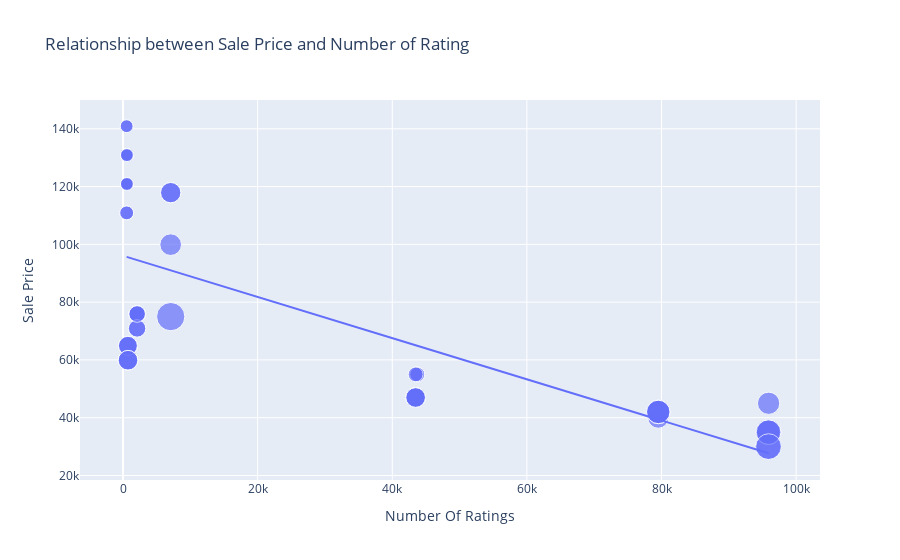

Source (notebook cell):
### Code cell
figure = px.scatter(data_frame = data,
                    x ='Number Of Ratings' ,
                    y = 'Sale Price' , 
                    size='Discount Percentage',
                    trendline='ols', 
                    title='Relationship between Sale Price and Number of Rating')
figure.show()

### Figure 1 — Plotly figure (JSON) as saved in the notebook; plotly's stock layout.template omitted (floating-point values rounded to 4 significant figures)
{"data": [{"hovertemplate": "Number Of Ratings=%{x}<br>Sale Price=%{y}<br>Discount Percentage=%{marker.size}<extra></extra>", "legendgroup": "", "marker": {"color": "#636efa", "size": [0, 0, 0, 0, 0, 0, 0, 0, 0, 20, 16, 20, 20, 20, 0, 0, 0, 0, 29, 15, 0, 15, 17, 18, 6, 6, 13, 6, 14, 10, 7, 6, 6, 13, 13, 10, 10, 6, 14, 6, 10, 6, 11, 11, 10, 14, 7, 6, 6, 6, 8, 8, 24, 22, 22, 22, 8, 24, 14, 14, 14, 14], "sizemode": "area", "sizeref": 0.0725, "symbol": "circle"}, "mode": "markers", "name": "", "orientation": "v", "showlegend": false, "type": "scatter", "x": [3431, 3431, 3431, 11202, 11202, 3431, 3431, 11202, 1454, 79512, 79512, 79582, 79512, 79512, 1078, 1078, 1078, 1078, 7088, 7088, 1078, 7088, 7081, 95909, 542, 580, 740, 545, 740, 2101, 545, 580, 580, 730, 730, 2101, 2101, 580, 740, 580, 2092, 545, 2101, 2092, 2101, 740, 545, 580, 580, 580, 43707, 43707, 95807, 95909, 95807, 95909, 43470, 95909, 43470, 43470, 43470, 43470], "xaxis": "x", "y": [49900, 84900, 84900, 77000, 77000, 49900, 49900, 77000, 89900, 41999, 39999, 41999, 41999, 41999, 131900, 117100, 131900, 117100, 74999, 117900, 117100, 117900, 99900, 44999, 140900, 130900, 64900, 120900, 59900, 75900, 110900, 130900, 120900, 64900, 64900, 75900, 75900, 120900, 59900, 120900, 75900, 140900, 70900, 70900, 75900, 59900, 110900, 120900, 130900, 130900, 54999, 54999, 29999, 34999, 34999, 34999, 54999, 29999, 46999, 46999, 46999, 46999], "yaxis": "y"}, {"hovertemplate": "<b>OLS trendline</b><br>Sale Price = -0.712783 * Number Of Ratings + 96054.8<br>R<sup>2</sup>=0.492139<br><br>Number Of Ratings=%{x}<br>Sale Price=%{y} <b>(trend)</b><extra></extra>", "legendgroup": "", "marker": {"color": "#636efa", "symbol": "circle"}, "mode": "lines", "name": "", "showlegend": false, "type": "scatter", "x": [542, 545, 545, 545, 545, 580, 580, 580, 580, 580, 580, 580, 580, 730, 730, 740, 740, 740, 740, 1078, 1078, 1078, 1078, 1078, 1454, 2092, 2092, 2101, 2101, 2101, 2101, 2101, 3431, 3431, 3431, 3431, 3431, 7081, 7088, 7088, 7088, 11202, 11202, 11202, 43470, 43470, 43470, 43470, 43470, 43707, 43707, 79512, 79512, 79512, 79512, 79582, 95807, 95807, 95909, 95909, 95909, 95909], "xaxis": "x", "y": [95670.0, 95670.0, 95670.0, 95670.0, 95670.0, 95640.0, 95640.0, 95640.0, 95640.0, 95640.0, 95640.0, 95640.0, 95640.0, 95530.0, 95530.0, 95530.0, 95530.0, 95530.0, 95530.0, 95290.0, 95290.0, 95290.0, 95290.0, 95290.0, 95020.0, 94560.0, 94560.0, 94560.0, 94560.0, 94560.0, 94560.0, 94560.0, 93610.0, 93610.0, 93610.0, 93610.0, 93610.0, 91010.0, 91000.0, 91000.0, 91000.0, 88070.0, 88070.0, 88070.0, 65070.0, 65070.0, 65070.0, 65070.0, 65070.0, 64900.0, 64900.0, 39380.0, 39380.0, 39380.0, 39380.0, 39330.0, 27770.0, 27770.0, 27690.0, 27690.0, 27690.0, 27690.0], "yaxis": "y"}], "layout": {"autosize": true, "legend": {"itemsizing": "constant", "tracegroupgap": 0}, "title": {"text": "Relationship between Sale Price and Number of Rating"}, "xaxis": {"anchor": "y", "autorange": true, "domain": [0, 1], "range": [-5983.0, 103000.0], "title": {"text": "Number Of Ratings"}, "type": "linear"}, "yaxis": {"anchor": "x", "autorange": true, "domain": [0, 1], "range": [11530.0, 153700.0], "title": {"text": "Sale Price"}, "type": "linear"}}}
